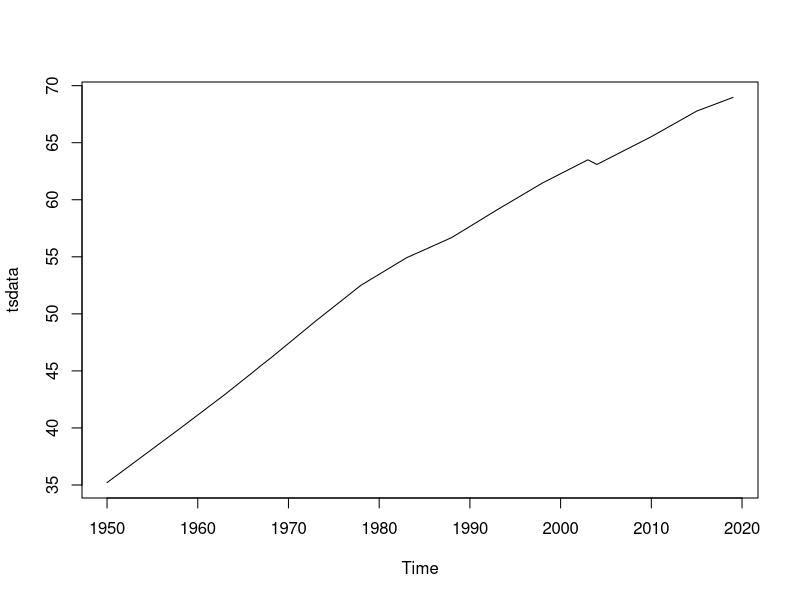
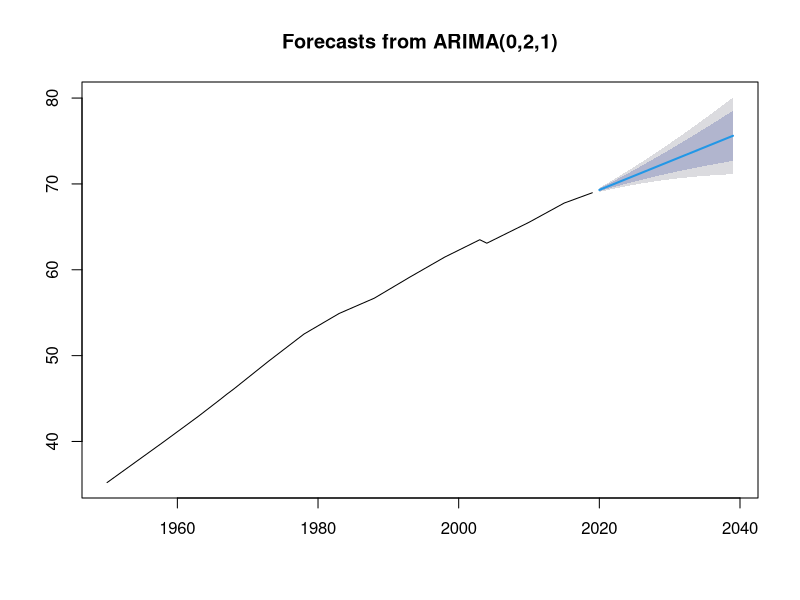
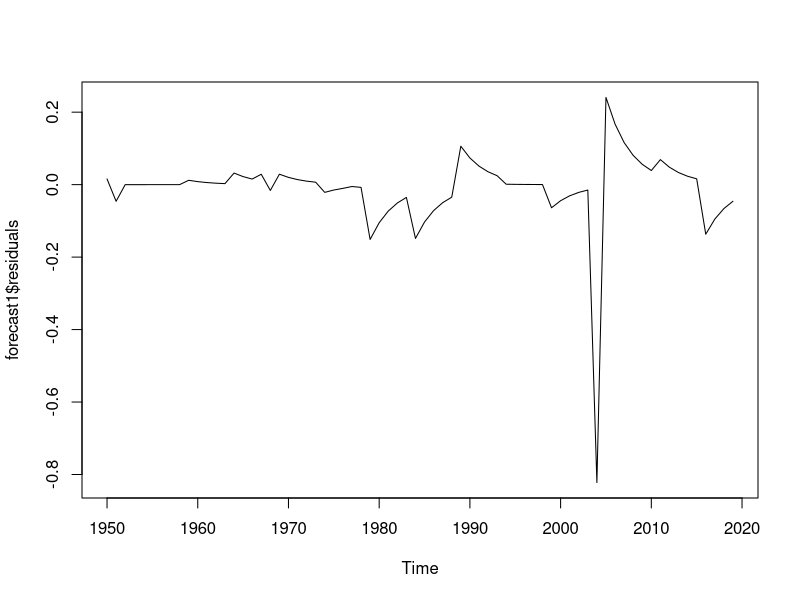
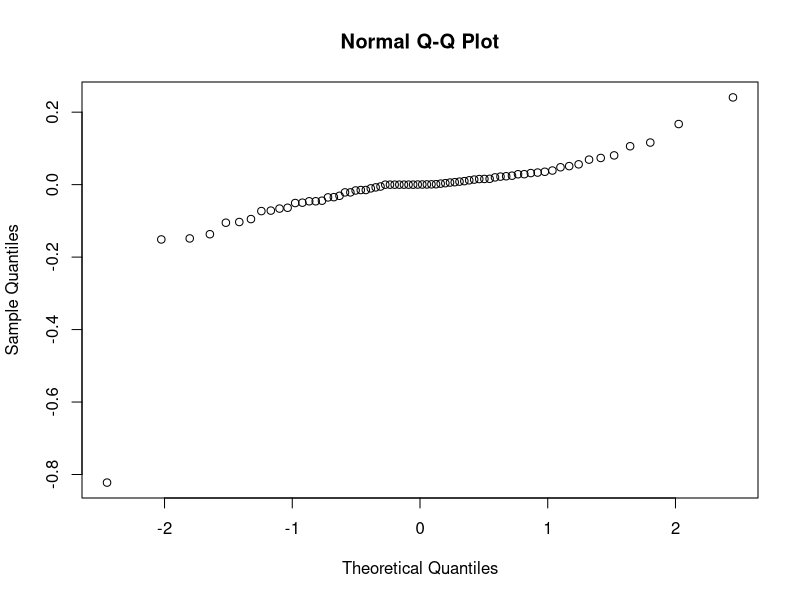
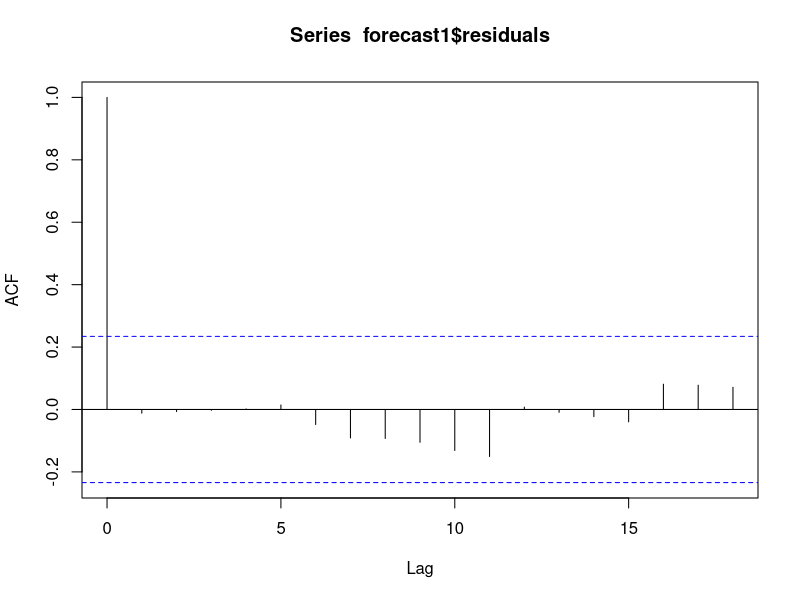
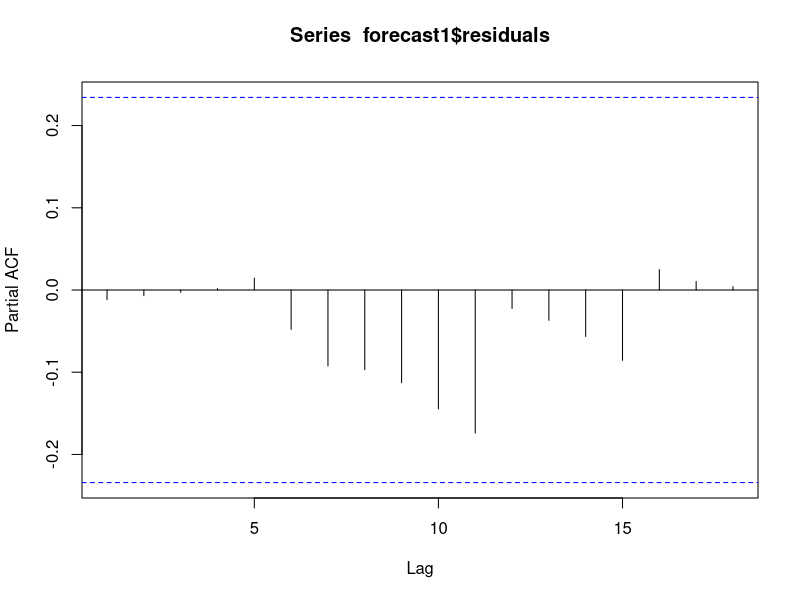
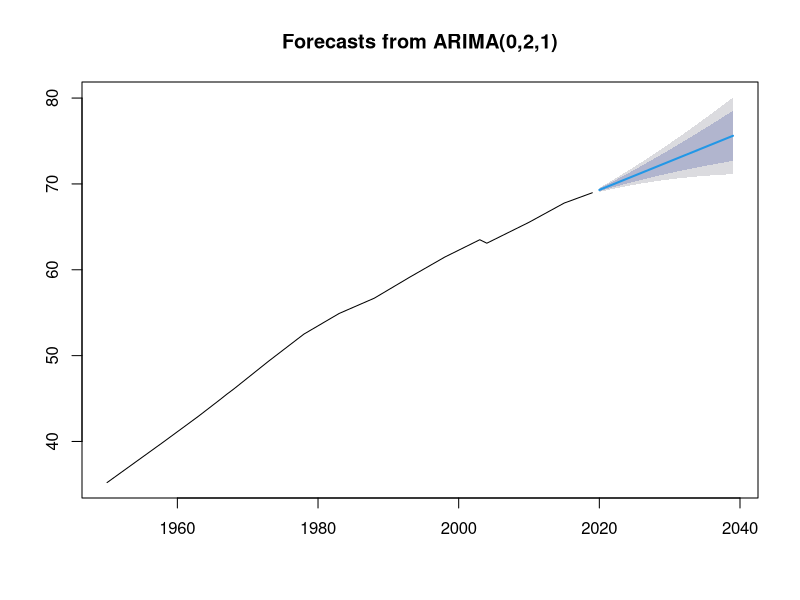
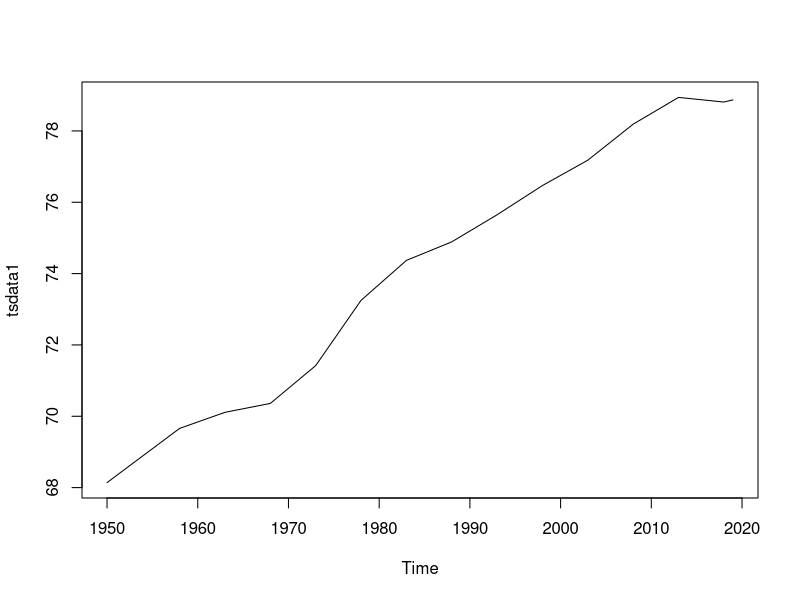

Recreate these plots in R, in order.
######################################################################################
# PROJECT 2020 (4th Year: Usha Mittal Institute Of Technology)
# Team Members : Aparna Naik
# Project Name : Sentiment Analysis Using Text Mining On the Health Index Of India
# Project Aim  : Comparison of life expectancies of India and the USA
# Date : 12/03/2020     
######################################################################################

library(forecast)
### This dataset is the life expectancy from birth in years of India
data <- read.csv("Prediction Dataset.csv")

### Here ts is called the timeseries function and data$Life.Expectancy.from.Birth represents 
### the variable on which we wish to do the prediction. Frequency represents how the data is.
### Data is yearly data so the frequency is 1. Start represents the starting year and month.
tsdata <- ts(data$Life.Expectancy.from.Birth,frequency = 1,start = c(1950,1))

### This is the plot of the graph which shows the life expectancy of India till 2019
plot(tsdata)

## auto.arima function is used to make the graph stationary. By stationary it means that the 
## mean must be 0 and the variance must be constant.
autoarimal<-auto.arima(tsdata)

## Forecast is a function which has parameters autoarimal which contains the data of the mean 
## and the variance of the time series data. Here h=20 means that we want to predict/forecast 
## the values of the life expectancy for the next 20 years.
forecast1<-forecast(autoarimal,h=20)
forecast1

## Here we plot the actual graph, final output which represents the output for the next 20 years
plot(forecast1)

## Residuals are found to check the mean and variance
plot(forecast1$residuals)

## This function brings it to the normal form
qqnorm(forecast1$residuals)

## acf and pcf is the autocorrelation and the partial correlation functions.
## If the values of all the points lie in the region specified by the blue lines then it is 
## considered as stationary and is desirable
acf(forecast1$residuals)
pacf(forecast1$residuals)

## This gives the summary and represents the errors in the calculations performed.
summary(autoarimal)

## Plot of the final forecast after making the graph stationary.
plot(forecast1)

## This Prediction Dataset is the dataset of life expectancy from birth of the USA.
data1 <- read.csv("Prediction Dataset USA.csv")
tsdata1 <- ts(data1$Life.Expectancy.from.Birth..Years.,frequency = 1,start = c(1950,1))
plot(tsdata1)
autoarimal1<-auto.arima(tsdata1)

forecast2<-forecast(autoarimal1,h=20 )
forecast2
plot(forecast2)
plot(forecast2$residuals)
qqnorm(forecast2$residuals)
acf(forecast2$residuals)
pacf(forecast2$residuals)
accuracy(autoarimal1)
plot(forecast2)
